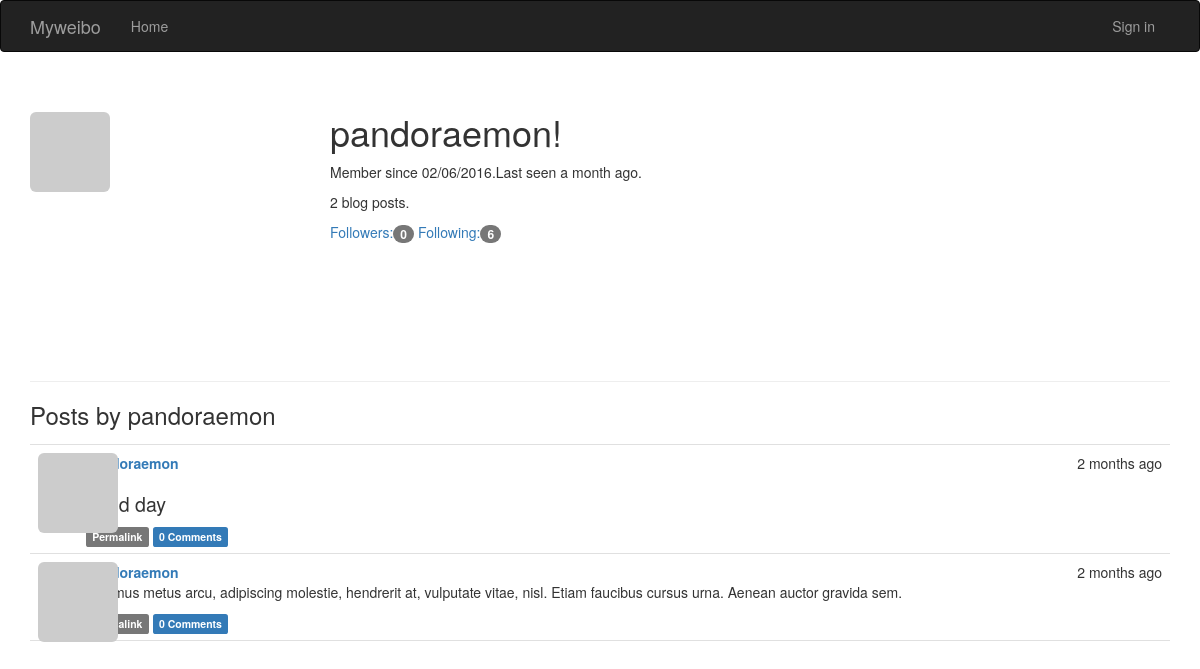
The app's page /user/pandoraemon, older data.
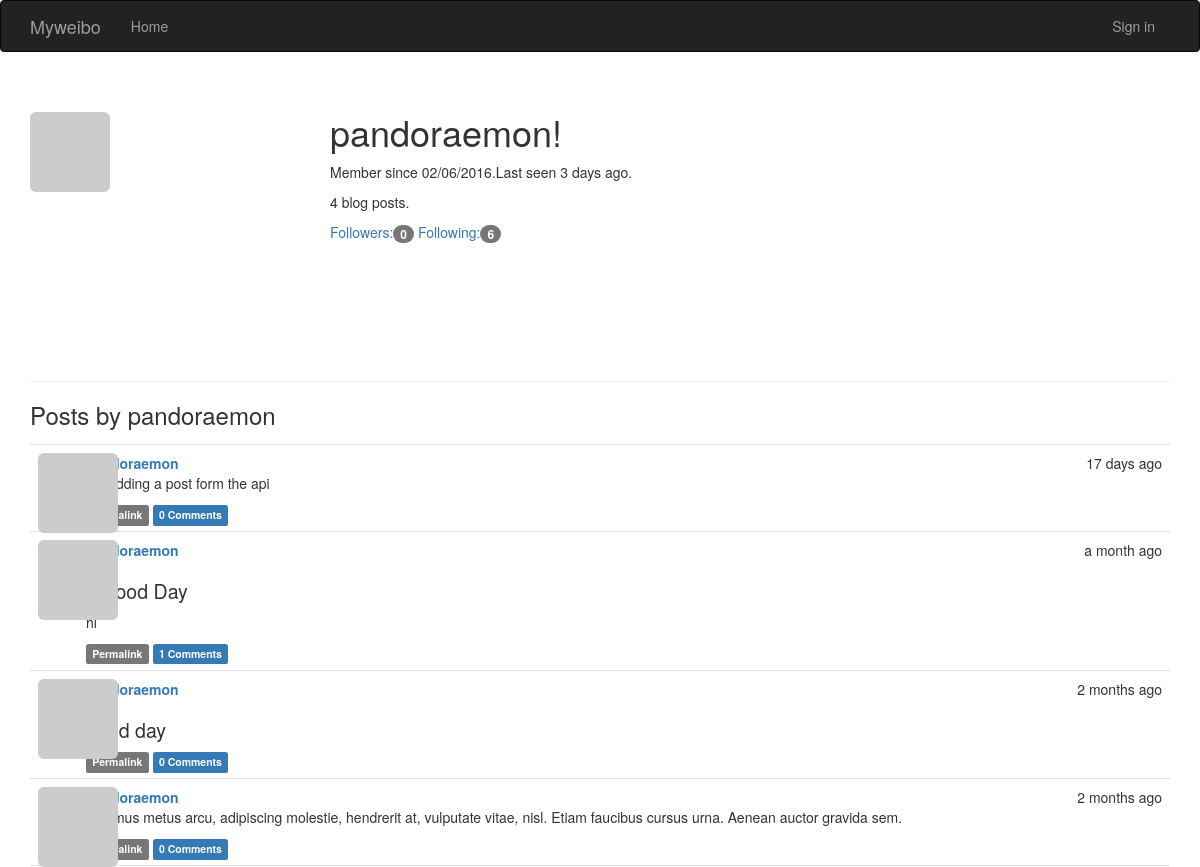
The same page, newer data.
### app/models.py (models this page shows, shortened)
class User(UserMixin, db.Model):
    __tablename__ = 'users'
    id = db.Column(db.Integer, primary_key=True)
    email = db.Column(db.String(64), unique=True, index=True)
    username = db.Column(db.String(64), unique=True, index=True)
    role_id = db.Column(db.Integer, db.ForeignKey('roles.id'))
    password_hash = db.Column(db.String(128))
    confirmed = db.Column(db.Boolean, default=False)
    name = db.Column(db.String(64))
    location = db.Column(db.String(64))
    about_me = db.Column(db.Text())
    member_since = db.Column(db.DateTime(), default=datetime.utcnow)
    last_seen = db.Column(db.DateTime(), default=datetime.utcnow)
    avatar_hash = db.Column(db.String(32))
    posts = db.relationship('Post', backref='author', lazy='dynamic')
    followed = db.relationship('Follow',
                               foreign_keys=[Follow.follower_id],
                               backref=db.backref('follower', lazy='joined'),
                               lazy='dynamic',
                               cascade='all, delete-orphan')
    followers = db.relationship('Follow',
                                foreign_keys=[Follow.followed_id],
                                backref=db.backref('followed', lazy='joined'),
                                lazy='dynamic',
                                cascade='all, delete-orphan')
    comments = db.relationship('Comment', backref='author', lazy='dynamic')
    @property
    def password(self):
        raise AttributeError('password is not a readable attribute')
    def gravatar(self, size=100, default='identicon', rating='g'):
        url = 'http://secure.gravatar.com/avatar'
        hash = self.avatar_hash or hashlib.md5(self.email.encode('utf-8')).hexdigest()
        return '{url}/{hash}?s={size}&d={default}&r={rating}'.format(url=url, hash=hash,
                                                                     size=size, default=default,
                                                                     rating=rating)

class Post(db.Model):
    __tablename__ = 'posts'
    id = db.Column(db.Integer, primary_key=True)
    body = db.Column(db.Text)
    body_html = db.Column(db.Text)
    timestamp = db.Column(db.DateTime, index=True, default=datetime.utcnow)
    author_id = db.Column(db.Integer, db.ForeignKey('users.id'))
    comments = db.relationship('Comment', backref='post', lazy='dynamic')

### app/main/views.py (the view)
@main.route('/user/<username>')
def user(username):
    user = User.query.filter_by(username=username).first()
    if user is None:
        abort(404)
    posts = user.posts.order_by(Post.timestamp.desc()).all()
    return render_template('user.html', user=user, posts=posts)

### app/auth/views.py (called while the page is built)
@auth.before_app_request
def before_request():
    if current_user.is_authenticated:
        current_user.ping()
        if not current_user.confirmed and request.endpoint[:5] != 'auth.' and request.endpoint != 'static':
            return redirect(url_for('auth.unconfirmed'))

@auth.before_app_request
def before_request():
    if current_user.is_authenticated and not current_user.confirmed \
            and request.endpoint[:5] != 'auth.' and request.endpoint != 'static':
        return redirect(url_for('auth.unconfirmed'))

### app/main/__init__.py (called while the page is built)
@main.app_context_processor
def inject_permissions():
    return dict(Permission=Permission)

### app/models.py (called while the page is built)
    def can(self, permissions):
        return False

    def is_administrator(self):
        return False

### app/templates/user.html (shortened to what this page needs)
{% extends"base.html" %}
{% block page_content%}
<div class="page-header">
    <img class="img-rounded profile-thumbnail" src="{{ user.gravatar(size=256) }}">
    <div class="profile-header">
        <h1>{{ user.username }}!</h1>
        <p>Member since {{ moment(user.member_since).format('L') }}.Last seen {{ moment(user.last_seen).fromNow() }}.</p>
        <p>{{ user.posts.count() }} blog posts.</p>
        <p>
                <a href="{{ url_for('.followers', username=user.username) }}">Followers:<span class="badge">{{ user.followers.count() - 1 }}</span></a>
                <a href="{{ url_for('.followed_by', username=user.username) }}">Following:<span class="badge">{{ user.followed.count() - 1 }}</span></a>
        </p>
    </div>
</div>
<h3>Posts by {{ user.username }}</h3>
{% include '_posts.html' %}
{% endblock %}

### app/templates/_posts.html (shortened to what this page needs)
<ul class="posts">
    {% for post in posts %}
    <li class="post">
        <div class="profile-thumbnail">
            <a href="{{ url_for('.user', username=post.author.username) }}">
                <img class="img-rounded profile-thumbnail" src="{{ post.author.gravatar(size=40) }}">
            </a>
        </div>
        <div class="post-content">
            <div class="post-date">{{ moment(post.timestamp).fromNow() }}</div>
            <div class="post-author"><a href="{{ url_for('.user',username=post.author.username) }}">{{ post.author.username }}</a></div>
            <div class="post-body">
                {% if post.body_html %}
                    {{ post.body_html | safe }}
                {% else %}
                    {{ post.body }}
                {% endif %}
            </div>
            <div class="post-footer">
                <a href="{{ url_for('.post', id=post.id) }}">
                    <span class="label label-default">Permalink</span>
                </a>
                <a href="{{ url_for('.post', id=post.id) }}#comments">
                    <span class="label label-primary">{{ post.comments.count() }} Comments</span>
                </a>
            </div>
        </div>
    </li>
    {% endfor %}
</ul>

Row changes from the older to the newer data that the page shows:
changed User "pandoraemon": last_seen "a month ago" → "3 days ago"
added Post: timestamp "17 days ago", author.username "pandoraemon", body_html "I'm adding a post form the api", comments.count "0"
added Post: timestamp "a month ago", author.username "pandoraemon", body_html "A good Day hi", comments.count "1"
Text that changed along with them:
{{ user.posts.count() }}: "2" → "4"
